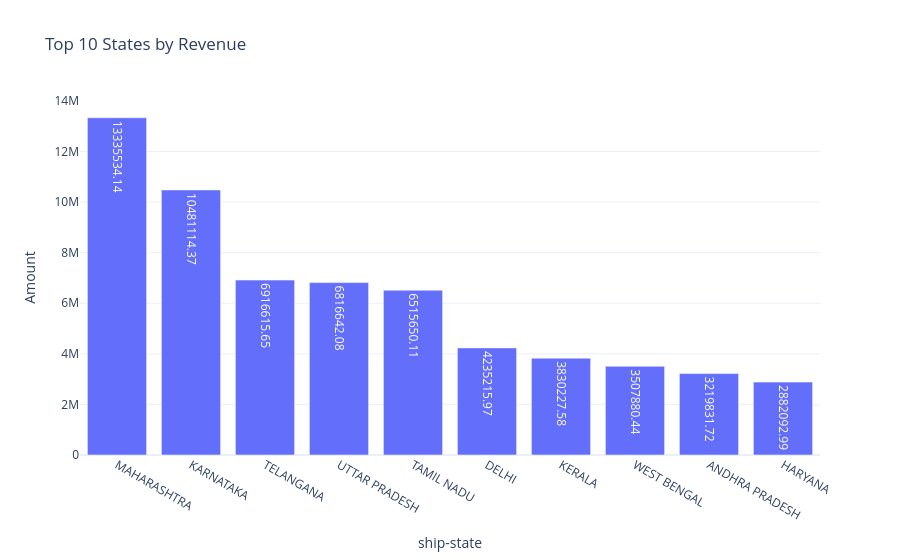

Here is the notebook cell this chart was saved with:
### Code cell
fig = px.bar(
    state_sales,
    x='ship-state',
    y='Amount',
    title='Top 10 States by Revenue',
    text='Amount'
)

fig.show()

### Figure 1 — Plotly figure (JSON) as saved in the notebook; plotly's stock layout.template omitted (floating-point values rounded to 4 significant figures)
{"data": [{"hovertemplate": "ship-state=%{x}<br>Amount=%{text}<extra></extra>", "legendgroup": "", "marker": {"color": "#636efa", "pattern": {"shape": ""}}, "name": "", "orientation": "v", "showlegend": false, "text": [13340000.0, 10480000.0, 6917000.0, 6817000.0, 6516000.0, 4235000.0, 3830000.0, 3508000.0, 3220000.0, 2882000.0], "textposition": "auto", "type": "bar", "x": ["MAHARASHTRA", "KARNATAKA", "TELANGANA", "UTTAR PRADESH", "TAMIL NADU", "DELHI", "KERALA", "WEST BENGAL", "ANDHRA PRADESH", "HARYANA"], "xaxis": "x", "y": [13340000.0, 10480000.0, 6917000.0, 6817000.0, 6516000.0, 4235000.0, 3830000.0, 3508000.0, 3220000.0, 2882000.0], "yaxis": "y"}], "layout": {"barmode": "relative", "legend": {"tracegroupgap": 0}, "title": {"text": "Top 10 States by Revenue"}, "xaxis": {"anchor": "y", "domain": [0, 1], "title": {"text": "ship-state"}}, "yaxis": {"anchor": "x", "domain": [0, 1], "title": {"text": "Amount"}}}}
